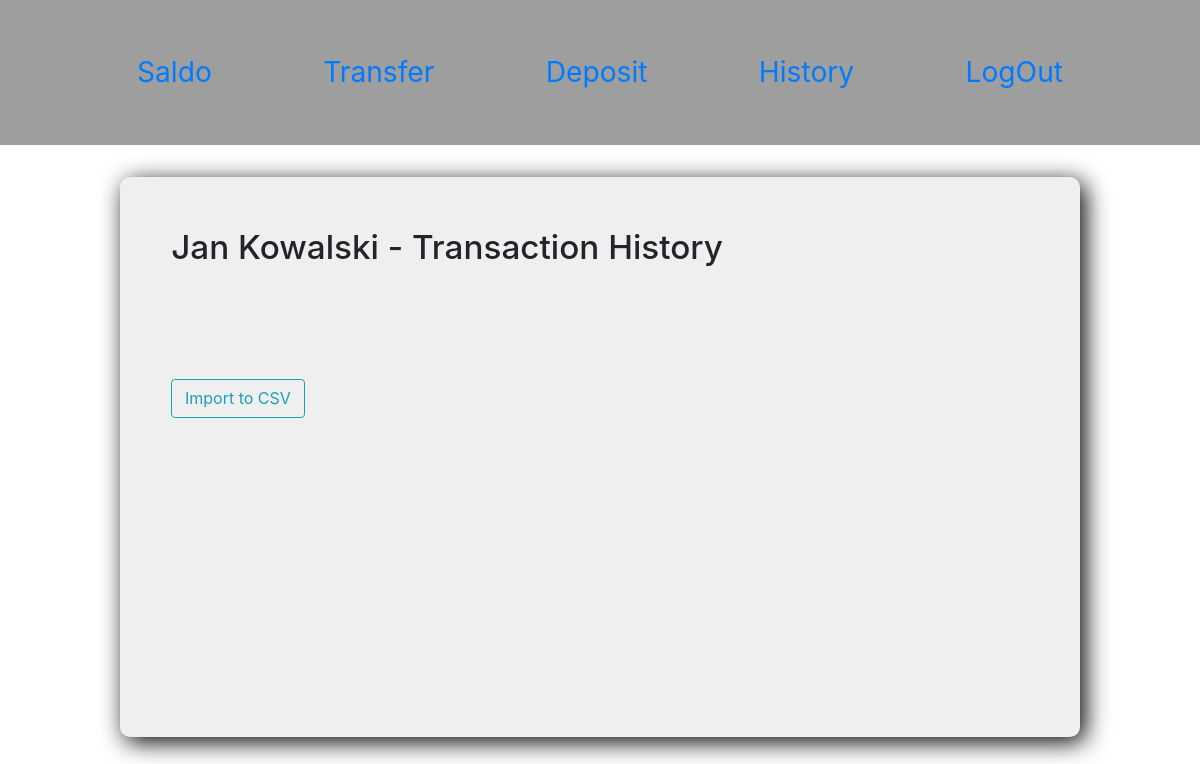
Page /account/history/ (signed in) on the earlier database version.
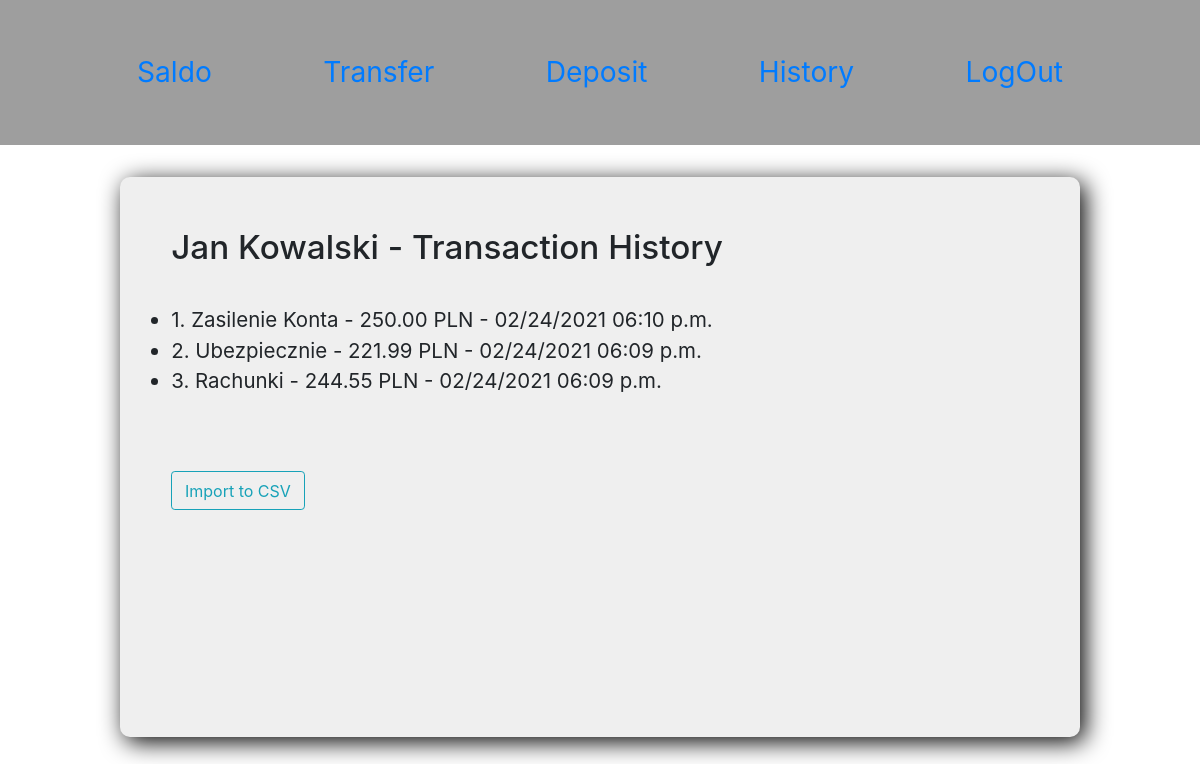
Same page on the later database version.
### account/models.py (models this page shows, shortened)
class Transaction(models.Model):
    numeric = RegexValidator(r'^[0-9+]', 'Only digit characters.')
    owner = models.ForeignKey(User, on_delete=models.CASCADE)
    title = models.CharField(max_length=100)
    destinationAccount = models.CharField(max_length=12, validators=[numeric])
    amount = models.DecimalField(decimal_places=2, max_digits=10, validators=[
        MinValueValidator(0.01)])
    transactionDate = models.DateTimeField(default=datetime.now, blank=True)

### account/views.py (the view)
# urls.py: path('account/history/', views.historyView, name='historyView'),
@login_required(login_url='login')
def historyView(request):
    transactions = Transaction.objects.filter(
        owner=request.user).order_by('-transactionDate')
    context = {'transactions': transactions}
    return render(request, 'account/history.html', context)

### account/templates/account/history.html (shortened to what this page needs)
{% extends "account/account.html" %}
{% block content %}
<h1>{{ request.user.first_name }} {{ request.user.last_name }} - Transaction History</h1>
<br>
<ul>
    {% for t in transactions %}
    <li>{{ forloop.counter }}. {{ t.title }} - {{ t.amount }} PLN - {{ t.transactionDate|date:"SHORT_DATE_FORMAT"}} {{t.transactionDate|time:"h:i a"}}</li>
    {% endfor %}
</ul>
<br><br>
<div>
    <form method="post" action="{% url 'importHistory' %}">
        <button class="btn btn-outline-info btn-lg" type="submit">Import to CSV</button>
    </form>
</div>
{% endblock %}

Differences in the rows shown:
added Transaction: title "Zasilenie Konta", amount "250.00", transactionDate "02/24/2021", transactionDate "06:10 p.m."
added Transaction: title "Ubezpiecznie", amount "221.99", transactionDate "02/24/2021", transactionDate "06:09 p.m."
added Transaction: title "Rachunki", amount "244.55", transactionDate "02/24/2021", transactionDate "06:09 p.m."
